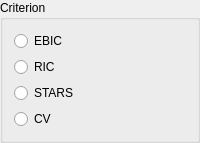
             <widget class="BoundGroupBox" name="criterion">
              <property name="sizePolicy">
               <sizepolicy hsizetype="Preferred" vsizetype="Preferred">
                <horstretch>0</horstretch>
                <verstretch>0</verstretch>
               </sizepolicy>
              </property>
              <property name="title">
               <string>Criterion</string>
              </property>
              <property name="flat">
               <bool>false</bool>
              </property>
              <layout class="QGridLayout" name="gridLayout_38">
               <item row="0" column="0">
                <widget class="QRadioButton" name="_1ebic">
                 <property name="sizePolicy">
                  <sizepolicy hsizetype="Fixed" vsizetype="Fixed">
                   <horstretch>0</horstretch>
                   <verstretch>0</verstretch>
                  </sizepolicy>
                 </property>
                 <property name="text">
                  <string>EBIC</string>
                 </property>
                </widget>
               </item>
               <item row="3" column="0">
                <widget class="QRadioButton" name="_4cv">
                 <property name="sizePolicy">
                  <sizepolicy hsizetype="Fixed" vsizetype="Fixed">
                   <horstretch>0</horstretch>
                   <verstretch>0</verstretch>
                  </sizepolicy>
                 </property>
                 <property name="text">
                  <string>CV</string>
                 </property>
                </widget>
               </item>
               <item row="2" column="0">
                <widget class="QRadioButton" name="_3stars">
                 <property name="sizePolicy">
                  <sizepolicy hsizetype="Fixed" vsizetype="Fixed">
                   <horstretch>0</horstretch>
                   <verstretch>0</verstretch>
                  </sizepolicy>
                 </property>
                 <property name="text">
                  <string>STARS</string>
                 </property>
                </widget>
               </item>
               <item row="1" column="0">
                <widget class="QRadioButton" name="_2ric">
                 <property name="sizePolicy">
                  <sizepolicy hsizetype="Fixed" vsizetype="Fixed">
                   <horstretch>0</horstretch>
                   <verstretch>0</verstretch>
                  </sizepolicy>
                 </property>
                 <property name="text">
                  <string>RIC</string>
                 </property>
                </widget>
               </item>
               <item row="2" column="1">
                <spacer name="horizontalSpacer_19">
                 <property name="orientation">
                  <enum>Qt::Horizontal</enum>
                 </property>
                 <property name="sizeHint" stdset="0">
                  <size>
                   <width>40</width>
                   <height>20</height>
                  </size>
                 </property>
                </spacer>
               </item>
              </layout>
             </widget>
